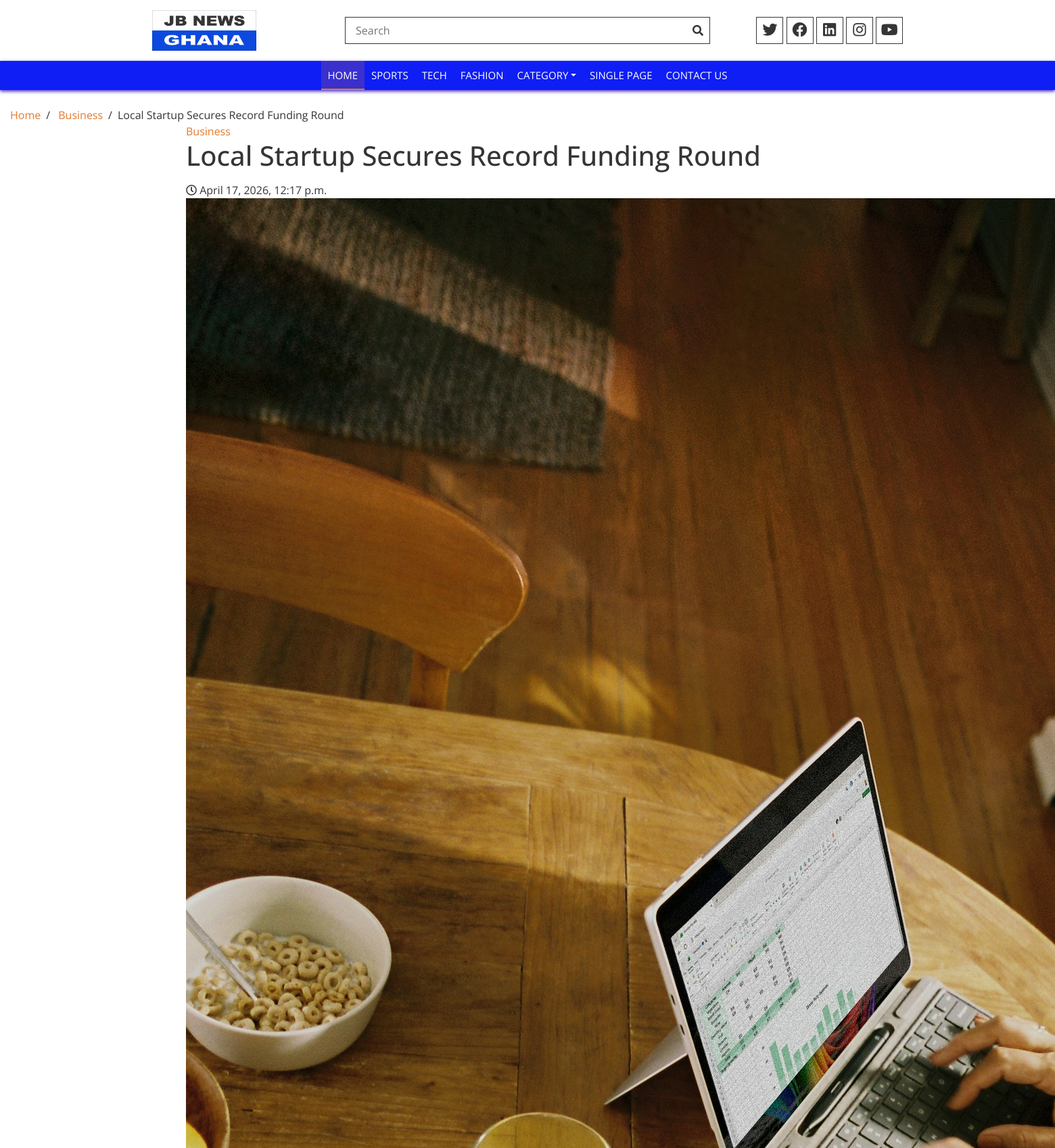
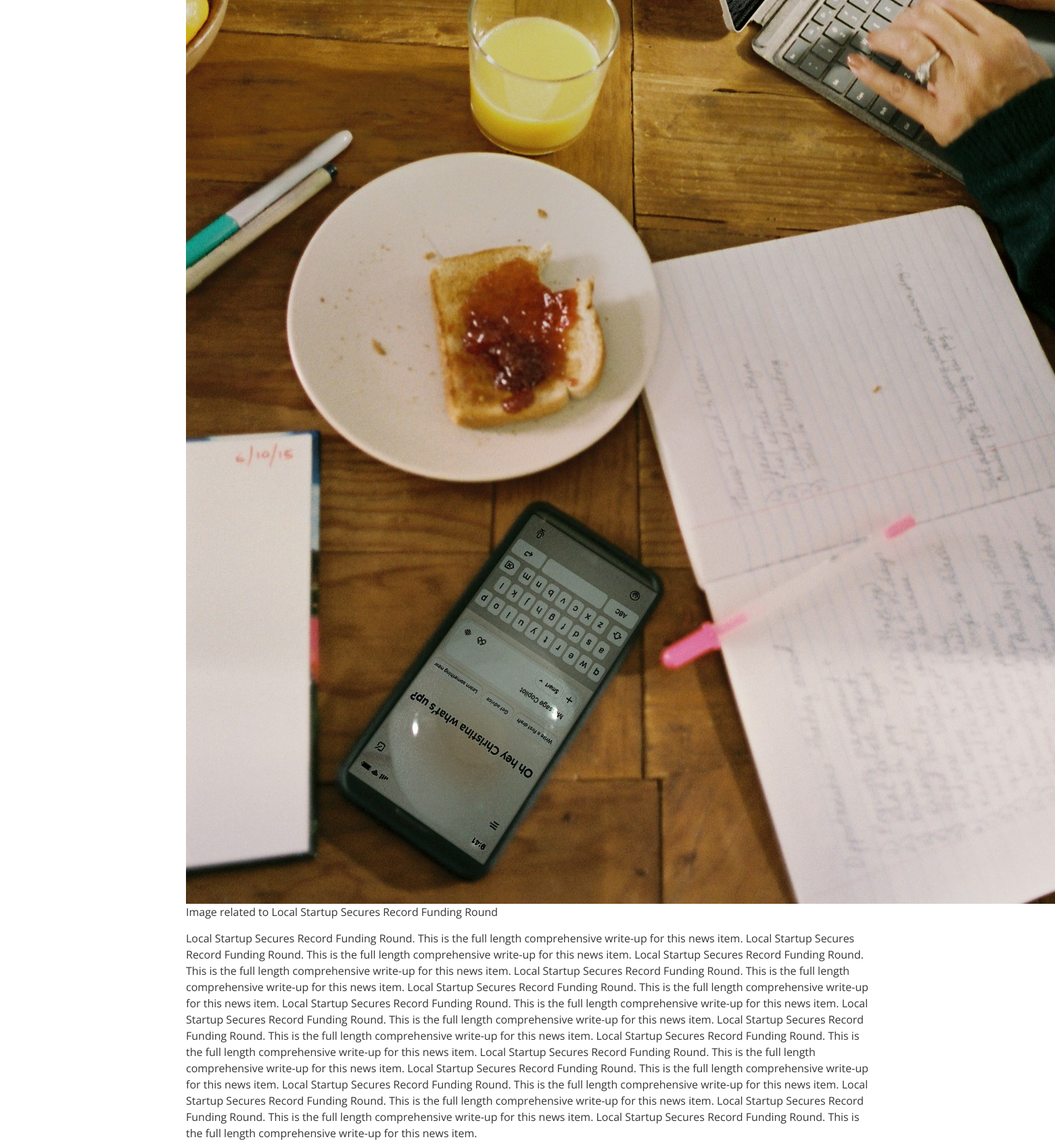
/article/local-startup-secures-record-funding-round/ (upper part), run on the app's committed database (2 pictures, top to bottom).
### NewsApp/models.py (models this page shows, shortened)
class Article(models.Model):
    class Status(models.TextChoices):
        DRAFT = "draft", "Draft"
        PUBLISHED = "published", "Published"
        ARCHIVED = "archived", "Archived"
    class Prominence(models.TextChoices):
        NORMAL = "normal", "Normal"             # regular article
        TOP_STORY = "top_story", "Top Story"    # one of the 4 right-side cards
        BREAKING = "breaking", "Breaking News"
    title = models.CharField(max_length=255)
    slug = models.SlugField(max_length=255, unique=True,
                            blank=True)   # used in the article URL
    category = models.ForeignKey(
        Category,
        on_delete=models.SET_NULL,
        null=True,
        related_name="articles"
    )
    write_up = models.TextField()
    excerpt = models.TextField(blank=True, max_length=300)
    picture = models.ImageField(
        upload_to="articles/pictures/%Y/%m/")  # homepage thumbnail
    picture_caption = models.CharField(max_length=255, blank=True)
    views = models.PositiveIntegerField(default=0)
    published_at = models.DateTimeField(default=timezone.now)
    created_at = models.DateTimeField(auto_now_add=True)
    updated_at = models.DateTimeField(auto_now=True)
    status = models.CharField(
        max_length=10,
        choices=Status.choices,
        default=Status.DRAFT
    )
    prominence = models.CharField(
        max_length=10,
        choices=Prominence.choices,
        default=Prominence.NORMAL,
        help_text=(
            "Breaking = big left picture (only 1 active). "
            "Top Story = one of the 4 right cards (max 4 active)."
        )
    )
    is_featured = models.BooleanField(
        default=False, help_text="Include this article in the featured category slider.")
    class Meta:
        ordering = ["-published_at"]

class Category(models.Model):
    name = models.CharField(max_length=100, unique=True)
    slug = models.SlugField(max_length=100, unique=True, blank=True)
    description = models.TextField(blank=True)
    show_in_nav = models.BooleanField(
        default=False,
        help_text="Tick to show this category in the navigation bar."
    )
    created_at = models.DateTimeField(auto_now_add=True)
    class Meta:
        verbose_name_plural = "Categories"
        ordering = ["name"]

### NewsApp/views.py (the view)
class ArticleDetailView(DetailView):
    model = Article
    template_name = "article_detail.html"
    slug_field = "slug"
    slug_url_kwarg = "slug"
    def get_queryset(self):
        return Article.objects.filter(status=Article.Status.PUBLISHED)
    def get_object(self):
        obj = super().get_object()
        Article.objects.filter(pk=obj.pk).update(views=F("views") + 1)
        obj.refresh_from_db()
        return obj
    def get_context_data(self, **kwargs):
        context = super().get_context_data(**kwargs)
        article = self.object
        if article.category:
            context["related_articles"] = (
                Article.objects
                .filter(
                    category=article.category,
                    status=Article.Status.PUBLISHED
                )
                .exclude(pk=article.pk)
                .order_by("-published_at")[:4]
            )
        else:
            context["related_articles"] = Article.objects.none()
        return context

### templates/article_detail.html (shortened to what this page needs)
{% extends "base.html" %}
{% load static %}
{% load news_extras %}
{% block content %}
<div class="breadcrumb-wrap">
    <div class="container-fluid">
        <ul class="breadcrumb">
            <li class="breadcrumb-item"><a href="{% url 'news:homepage' %}">Home</a></li>
            {% if article.category %}
            <li class="breadcrumb-item">
                <a href="{% url 'news:category' slug=article.category.slug %}">
                    {{ article.category.name }}
                </a>
            </li>
            {% endif %}
            <li class="breadcrumb-item active">{{ article.title|truncatewords:8 }}</li>
        </ul>
    </div>
</div>
<div class="article-detail">
    <div class="container-fluid">
        <div class="row justify-content-center">
            <div class="col-md-8">
                <div class="article-header">
                    {% if article.category %}
                    <a class="article-category"
                       href="{% url 'news:category' slug=article.category.slug %}">
                        {{ article.category.name }}
                    </a>
                    {% endif %}
                    <h1 class="article-title">{{ article.title }}</h1>
                    <div class="article-meta">
                        <span class="article-time">
                            <i class="far fa-clock"></i>
                            {{ article.published_at|time_ago }}
                        </span>
                    </div>
                </div>
                <div class="article-img">
                    <img src="{{ article.picture.url }}" alt="{{ article.title }}" />
                    {% if article.picture_caption %}
                    <p class="article-img-caption">{{ article.picture_caption }}</p>
                    {% endif %}
                </div>
                <div class="article-body">
                    {{ article.write_up|linebreaks }}
                </div>
            </div>
        </div>
    </div>
</div>
{% endblock %}

### templates/base.html (shortened to what this page needs)
{% load static %}
<!DOCTYPE html>
<html lang="en">
    <head>
        <link href="https://stackpath.bootstrapcdn.com/bootstrap/4.4.1/css/bootstrap.min.css" rel="stylesheet">
        <link href="https://cdnjs.cloudflare.com/ajax/libs/font-awesome/5.10.0/css/all.min.css" rel="stylesheet">
        <link href="{% static 'lib/slick/slick.css'%}" rel="stylesheet">
        <link href="{% static 'lib/slick/slick-theme.css'%}" rel="stylesheet">
        <link href="{% static 'css/style.css'%}" rel="stylesheet">
    </head>
    <body>
        <div class="top-header">
            <div class="container">
                <div class="row align-items-center">
                    <div class="col-lg-3 col-md-4">
                        <div class="logo">
                            <a href="{%url 'news:homepage'%}">
                                <img src="{% static 'img/Jbnew_logo (1).jpeg'%}" alt="Logo">
                            </a>
                        </div>
                    </div>
                    <div class="col-lg-6 col-md-4">
                        <div class="search">
                            <input type="text" placeholder="Search">
                            <button><i class="fa fa-search"></i></button>
                        </div>
                    </div>
                    <div class="col-lg-3 col-md-4">
                        <div class="social">
                            <a href=""><i class="fab fa-twitter"></i></a>
                            <a href=""><i class="fab fa-facebook"></i></a>
                            <a href=""><i class="fab fa-linkedin"></i></a>
                            <a href=""><i class="fab fa-instagram"></i></a>
                            <a href=""><i class="fab fa-youtube"></i></a>
                        </div>
                    </div>
                </div>
            </div>
        </div>
        <div class="header">
            <div class="container">
                <nav class="navbar navbar-expand-md bg-dark navbar-dark">
                    <div class="collapse navbar-collapse justify-content-between" id="navbarCollapse">
                        <div class="navbar-nav m-auto">
                            <a href="{% url 'news:homepage' %}" class="nav-item nav-link active">Home</a>
                            <a href="#" class="nav-item nav-link">Sports</a>
                            <a href="#" class="nav-item nav-link">Tech</a>
                            <a href="#" class="nav-item nav-link">Fashion</a>
                            <div class="nav-item dropdown">
                                <a href="#" class="nav-link dropdown-toggle" data-toggle="dropdown">Category</a>
                            </div>
                            <a href="#" class="nav-item nav-link">Single Page</a>
                            <a href="{% url 'news:contact' %}" class="nav-item nav-link">Contact Us</a>
                        </div>
                    </div>
                </nav>
            </div>
        </div>
 {% block content %} Base.html {% endblock %}
    </body>
</html>

### static/css/style.css (style rules this page uses)
body { color: #353535; font-family: "Open Sans", sans-serif; font-weight: 400; background: #ffffff; }
a { color: #e47a2e; transition: 0.5s; }
p { color: #353535; padding: 0; margin: 0 0 15px 0; }
h1, h2, h3, h4, h5, h6 { color: #353535; margin: 0 0 15px 0; padding: 0; }
.top-header { padding: 15px 0; background: #ffffff; }
.top-header .logo { text-align: left; overflow: hidden; }
.top-header .logo a img { max-width: 100%; max-height: 60px; }
.top-header .search { width: 100%; }
.top-header .search input[type="text"] { width: 100%; height: 40px; padding: 0 15px; color: #666666; border: 1px solid #353535; }
.top-header .search button { position: absolute; width: 40px; height: 38px; top: 1px; right: 16px; padding: 0 15px; border: none; background: none; color: #353535; }
.top-header .social { position: relative; width: 100%; height: 40px; overflow: hidden; text-align: right; }
.top-header .social a { display: inline-block; width: 40px; height: 40px; padding: 1px 0; text-align: center; font-size: 22px; border: 1px solid #353535; }
.top-header .social a i { color: #353535; }
@media (min-width: 768px) { .top-header { max-height: 90px; } }
.header { position: relative; box-shadow: 0 2px 5px rgba(36, 10, 180, 0.89); }
.header .navbar { height: 100%; padding: 0; }
.navbar-dark .navbar-nav .nav-link, .navbar-dark .navbar-nav .nav-link:focus, .navbar-dark .navbar-nav .nav-link:hover, .navbar-dark .navbar-nav .nav-link.active { padding: 10px 10px 8px 10px; color: #ffffff; }
.navbar-dark .navbar-nav .nav-link:hover, .navbar-dark .navbar-nav .nav-link.active { background: rgba(228, 122, 46, 0.2); border-bottom: 2px solid #e47a2e; transition: none; }
@media (min-width: 768px) { .header, .header .navbar { background: #0f1ef5 !important; } }
@media (min-width: 768px) { .header a.nav-link { padding: 8px 15px; font-size: 15px; text-transform: uppercase; } }
.breadcrumb-wrap { position: relative; width: 100%; background: #ffffff; }
.breadcrumb-wrap .breadcrumb { margin: 25px 0 0 0; padding: 0; background: none; }
.breadcrumb-wrap .breadcrumb .breadcrumb-item + .breadcrumb-item::before { color: #353535; }
.breadcrumb-wrap .breadcrumb .breadcrumb-item.active { color: #353535; }

### data on the page
Article: category.name "Business", title "Local Startup Secures Record Funding Round", published_at "April 17, 2026, 12:17 p.m.", picture (picture), picture_caption "Image related to Local Startup Secures Record Funding Round", write_up "Local Startup Secures Record Funding Round. This is the full length comprehensive write-up for this news item. Local Startup Secures Record Funding Round. This is the full length comprehensive write-up for this news item. Local Startup Secures Record Funding Round. This is the full length comprehensive write-up for this news item. Local Startup Secures Record Funding Round. This is the full length comprehensive write-up for this news item. Local Startup Secures Record Funding Round. This is the full length comprehensive write-up for this news item. Local Startup Secures Record Funding Round. This is the full length comprehensive write-up for this news item. Local Startup Secures Record…"
